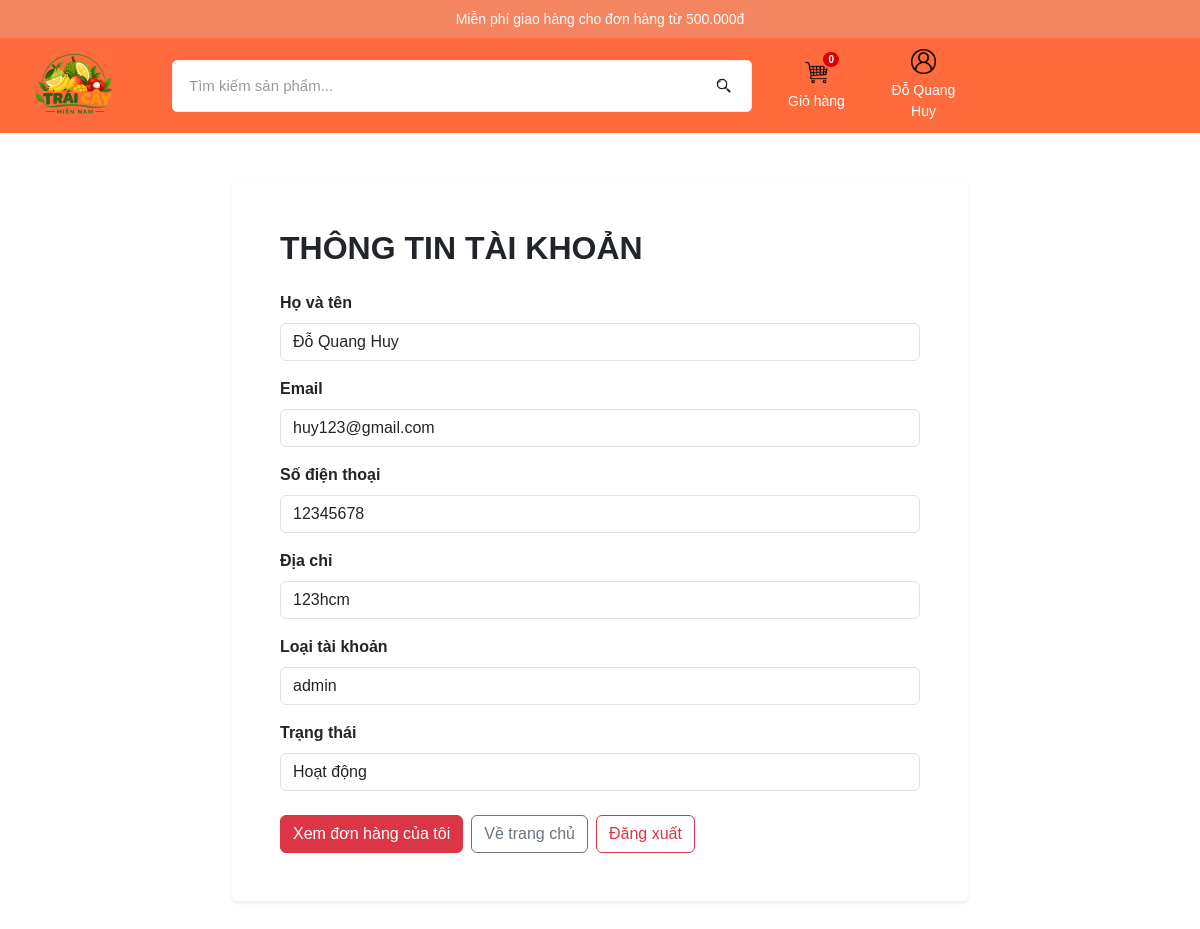
The app's page /taikhoan.php (signed in) with its own data.
### tables this page shows
CREATE TABLE `users` (
  `id` int(11) NOT NULL,
  `username` varchar(50) NOT NULL,
  `password` varchar(100) NOT NULL,
  `fullname` varchar(100) NOT NULL,
  `email` varchar(100) NOT NULL,
  `phone` varchar(15) DEFAULT NULL,
  `address` varchar(255) DEFAULT NULL,
  `role` varchar(30) DEFAULT 'Khách hàng',
  `status` varchar(20) DEFAULT 'Hoạt động',
  `created_at` datetime DEFAULT current_timestamp()
);

### taikhoan.php (the view, shortened to what this page needs)
<?php
require_once "Ketnoi.php";
$user_id = $_SESSION["user_id"] ?? $_SESSION["ma_nguoi_dung"];
$sql = "SELECT id, username, fullname, email, phone, address, role, status, created_at
        FROM users
        WHERE id = ?";
$stmt = $conn->prepare($sql);
$stmt->bind_param("i", $user_id);
$stmt->execute();
$result = $stmt->get_result();
$user = $result->fetch_assoc();
$fullname = $user["fullname"] ?? "";
$email    = $user["email"] ?? "";
$phone    = $user["phone"] ?? "";
$address  = $user["address"] ?? "";
$role     = $user["role"] ?? "Khách hàng";
$status   = $user["status"] ?? "";
$cart_count = 0;
?>
<!DOCTYPE html>
<html lang="vi">
<head>
    <link
        href="https://cdn.jsdelivr.net/npm/bootstrap@5.3.2/dist/css/bootstrap.min.css"
        rel="stylesheet"
    >
    <link
        rel="stylesheet"
        href="Style.css"
    >
</head>
<body>
<div class="top-notice">
    Miễn phí giao hàng cho đơn hàng từ 500.000đ
</div>
<header class="main-header">
    <div class="header-content">
        <a href="index.php" class="main-logo">
            <img
                src="images/logo.png"
                alt="Trái Cây Miền Nam"
            >
        </a>
        <form
            class="header-search"
            action="sanpham.php"
            method="GET"
        >
            <input
                type="text"
                name="search"
                placeholder="Tìm kiếm sản phẩm..."
            >
            <button
                type="submit"
                class="search-button"
                aria-label="Tìm kiếm"
            >
                <img
                    src="images/timkiem.png"
                    alt=""
                >
            </button>
        </form>
        <a href="giohang.php" class="cart-header">
            <div class="cart-icon-box">
                <img
                    src="images/giohang.png"
                    alt="Giỏ hàng"
                >
                <span class="cart-count">
                    <?php echo $cart_count; ?>
                </span>
            </div>
            <span class="cart-text">
                Giỏ hàng
            </span>
        </a>
        <div class="account-box">
            <button
                class="account-button"
                type="button"
                aria-expanded="false"
            >
                <img
                    src="images/taikhoan.png"
                    alt=""
                    class="header-icon-img"
                >
                <span>
                    <?php echo htmlspecialchars($fullname); ?>
                </span>
            </button>
        </div>
    </div>
</header>
<main class="container py-5">
    <div class="row justify-content-center">
        <div class="col-lg-8">
            <div class="card shadow-sm border-0">
                <div class="card-body p-4 p-md-5">
                    <h2 class="fw-bold mb-4">
                        THÔNG TIN TÀI KHOẢN
                    </h2>
                    <div class="mb-3">
                        <label class="form-label fw-bold">
                            Họ và tên
                        </label>
                        <input
                            type="text"
                            class="form-control"
                            value="<?php echo htmlspecialchars($fullname); ?>"
                            readonly
                        >
                    </div>
                    <div class="mb-3">
                        <label class="form-label fw-bold">
                            Email
                        </label>
                        <input
                            type="email"
                            class="form-control"
                            value="<?php echo htmlspecialchars($email); ?>"
                            readonly
                        >
                    </div>
                    <div class="mb-3">
                        <label class="form-label fw-bold">
                            Số điện thoại
                        </label>
                        <input
                            type="text"
                            class="form-control"
                            value="<?php echo htmlspecialchars($phone); ?>"
                            readonly
                        >
                    </div>
                    <div class="mb-3">
                        <label class="form-label fw-bold">
                            Địa chỉ
                        </label>
                        <input
                            type="text"
                            class="form-control"
                            value="<?php echo htmlspecialchars($address); ?>"
                            readonly
                        >
                    </div>
                    <div class="mb-3">
                        <label class="form-label fw-bold">
                            Loại tài khoản
                        </label>
                        <input
                            type="text"
                            class="form-control"
                            value="<?php echo htmlspecialchars($role); ?>"
                            readonly
                        >
                    </div>
                    <div class="mb-4">
                        <label class="form-label fw-bold">
                            Trạng thái
                        </label>
                        <input
                            type="text"
                            class="form-control"
                            value="<?php echo htmlspecialchars($status); ?>"
                            readonly
                        >
                    </div>
                    <div class="d-flex gap-2 flex-wrap">
                        <a
                            href="order_history.php"
                            class="btn btn-danger"
                        >
                            Xem đơn hàng của tôi
                        </a>
                        <a
                            href="index.php"
                            class="btn btn-outline-secondary"
                        >
                            Về trang chủ
                        </a>
                        <a
                            href="logout.php"
                            class="btn btn-outline-danger"
                        >
                            Đăng xuất
                        </a>
                    </div>
                </div>
            </div>
        </div>
    </div>
</main>
</body>
</html>

### Style.css (style rules this page uses)
* { box-sizing: border-box; }
html { scroll-behavior: smooth; }
body { margin: 0; font-family: Arial, Helvetica, sans-serif; background: #fff; color: #333; }
.top-notice { height: 38px; display: flex; align-items: center; justify-content: center; background: #f58460; color: #fff; font-size: 14px; }
.main-header { width: 100%; background: #ff6b3d; }
.header-content { width: 100%; height: 95px; display: flex; flex-direction: row; align-items: center; gap: 22px; }
.main-logo { width: 150px; height: 80px; flex: 0 0 150px; display: flex; align-items: center; justify-content: center; }
.main-logo img { width: 100%; height: 100%; object-fit: contain; }
.header-search { height: 52px; flex: 1; min-width: 250px; max-width: 580px; display: flex; align-items: center; background: #fff; border: 1px solid #eee; border-radius: 5px; overflow: hidden; }
.header-search input { flex: 1; min-width: 0; height: 100%; padding: 0 16px; border: 0; outline: 0; background: transparent; font-size: 15px; }
.header-search input::placeholder { color: #999; }
.search-button { width: 55px; height: 100%; padding: 0; border: 0; background: transparent; display: flex; align-items: center; justify-content: center; cursor: pointer; }
.search-button img { width: 21px; height: 21px; object-fit: contain; }
.header-icon-img { width: 25px; height: 25px; object-fit: contain; }
.account-box { position: relative; flex: 0 0 85px; }
.account-button { width: 85px; height: 65px; padding: 0; border: 0; background: transparent; color: #fff; display: flex; flex-direction: column; align-items: center; justify-content: center; gap: 6px; cursor: pointer; }
.account-button span { color: #fff; font-size: 14px; }
.cart-header { width: 85px; height: 65px; flex: 0 0 85px; display: flex; flex-direction: column; align-items: center; justify-content: center; gap: 6px; color: #fff; text-decoration: none; }
.cart-icon-box { position: relative; }
.cart-icon-box img { width: 25px; height: 25px; object-fit: contain; }
.cart-text { color: #fff; font-size: 14px; }
.cart-count { position: absolute; top: -9px; right: -12px; min-width: 19px; height: 19px; padding: 0 5px; display: flex; align-items: center; justify-content: center; background: #d90000; color: #fff; border: 2px solid #ff6b3d; border-radius: 20px; font-size: 10px; font-weight: 700; }

### records on screen
users: fullname "Đỗ Quang Huy", email "huy123@gmail.com", phone "12345678", address "123hcm", role "admin", status "Hoạt động"

### other values on screen
$cart_count "0"
